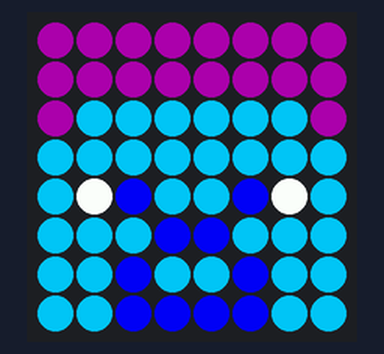
Simulated run of this program. Board: Raspberry Pi (BCM pin numbers) with a Sense HAT. Parts: the Sense HAT's 8×8 RGB LED matrix. At 0.0 s the program stops and its outputs stay as they are.

Above: at 0.1 s.

The program:

sense_hat_set_minecraft.py
```python
from sense_hat import SenseHat

sh = SenseHat()

r = (205, 0, 0)
g = (0, 180, 0)
b = (0, 0, 230)
c = (0, 180, 230)
m = (240, 0, 255)
w = (255, 255, 255)
y = (225, 195, 0)
o = (230, 180, 0)
p = (50, 0, 50)

sh.clear()

minecraft_grid = [
    p, p, p, p, p, p, p, p,
    p, p, p, p, p, p, p, p,
    p, c, c, c, c, c, c, p,
    c, c, c, c, c, c, c, c,
    c, w, b, c, c, b, w, c,
    c, c, c, b, b, c, c, c,
    c, c, b, c, c, b, c, c,
    c, c, b, b, b, b, c, c
]
sh.set_pixels(minecraft_grid)
```
